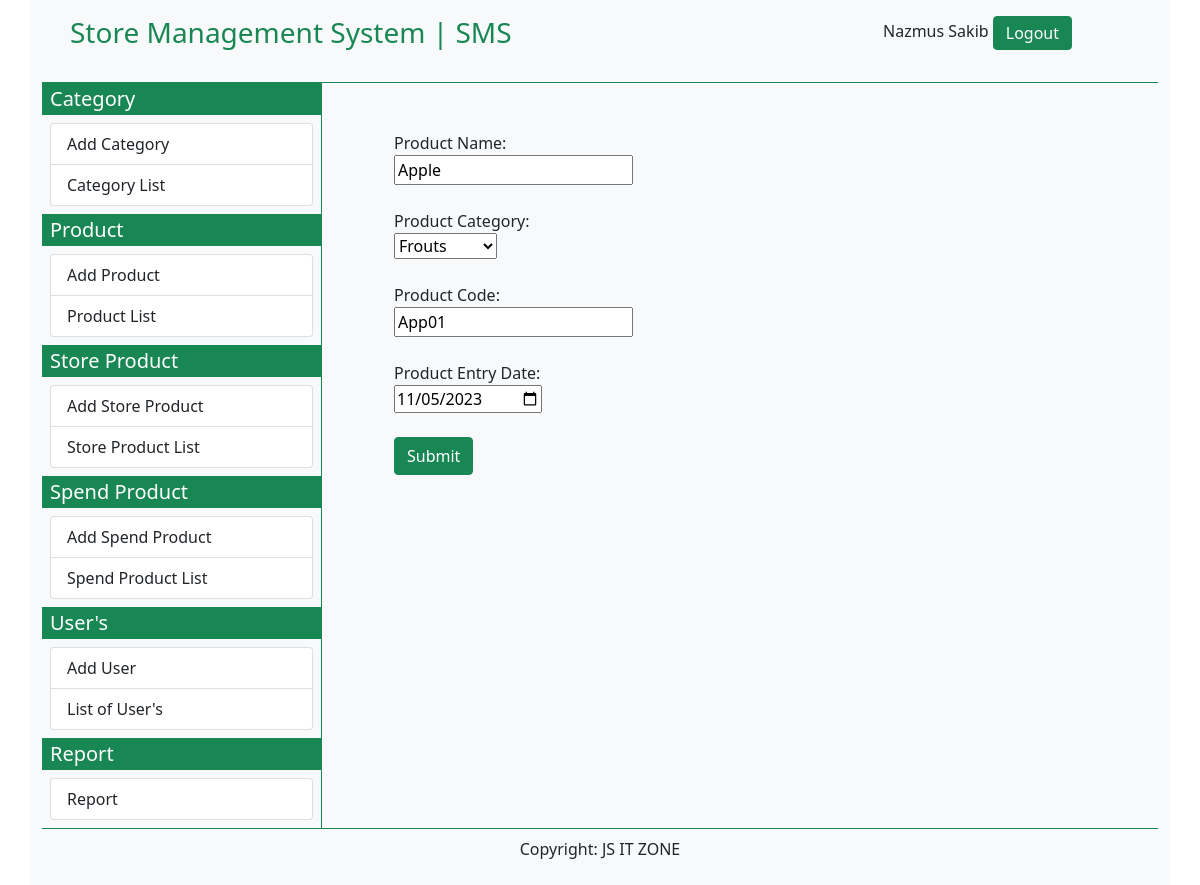
The app's page /edit_product.php?id=1 (signed in) with its own data.
### tables this page shows
CREATE TABLE `product` (
  `product_id` int(11) NOT NULL,
  `product_name` varchar(30) NOT NULL,
  `product_category` int(3) NOT NULL,
  `product_code` varchar(10) NOT NULL,
  `product_entry_date` varchar(10) NOT NULL
);

### edit_product.php (the view, shortened to what this page needs)
<?php
  require('connection.php');
  $user_first_name =  $_SESSION['user_first_name'];
  $user_last_name = $_SESSION['user_last_name'];
  if(!empty($user_first_name && $user_last_name)){
?>
<!DOCTYPE html>
<html lang="en">
<head>
    <link href="https://cdn.jsdelivr.net/npm/bootstrap@5.0.2/dist/css/bootstrap.min.css" rel="stylesheet">
    <link rel="stylesheet" href="https://cdnjs.cloudflare.com/ajax/libs/font-awesome/6.4.2/css/all.min.css" />
</head>
<body>
    <div class="container bg-light">
    <div class="container-fluid border-bottom border-success">
      <?php include('topbar.php'); ?>
     </div>
    <div class="container-fluid">
    <div class="row">
      <div class="col-sm-3 bg-light p-0 m-0">
          <?php include('leftbar.php'); ?>
      </div>
      <div class="col-sm-9 border-start border-success">
      <div class="row m-4 p-4">
      <?php
      if(isset($_GET['id'])){
        $getid = $_GET['id'];
        $sql = "SELECT * FROM product WHERE product_id = $getid";
        $query = $conn->query($sql);
        $data = mysqli_fetch_assoc($query);
        $product_name = $data['product_name'];
        $product_category = $data['product_category'];
        $product_code = $data['product_code'];
        $product_entry_date = $data['product_entry_date'];
    }
    ?>
    <?php
        $sql = "SELECT * FROM category";
        $query = $conn->query($sql);
    ?>
    <form action="<?php $_SERVER['PHP_SELF']; ?>" method="GET">
        Product Name: <br>
        <input type="text" name="product_name" value="<?php echo $product_name ?>"> <br><br>
        Product Category: <br>
        <select name="product_category">
            <?php
                while($data = mysqli_fetch_array($query)){
                $category_id = $data['category_id'];
                $category_name = $data['category_name'];
            ?>
        <option value="<?php echo $category_id ?>" <?php if($category_id === $product_category){echo 'Selected';} ?>>
            <?php echo $category_name ?>
        </option>
            <?php     }?>
        </select> <br><br>
        Product Code: <br>
        <input type="text" name="product_code" value="<?php echo $product_code ?>"> <br><br>
        Product Entry Date: <br>
        <input type="date" name="product_entry_date" value="<?php echo $product_entry_date ?>"> <br><br>
        <input type="submit" value="Submit" class="btn btn-success">
    </form>
    </div>
  </div>
  <div class="container-fluid border-top border-success">
    <?php include('bottombar.php'); ?>
  </div>
</div>
</body>
</html>
<?php
}
else{
  header('location:login.php');
}
?>

### records on screen
product: product_name "Apple", product_code "App01", product_entry_date "11/05/2023"

### other values on screen
$user_first_name "Nazmus"
$user_last_name "Sakib"
form field product_category "Frouts"
